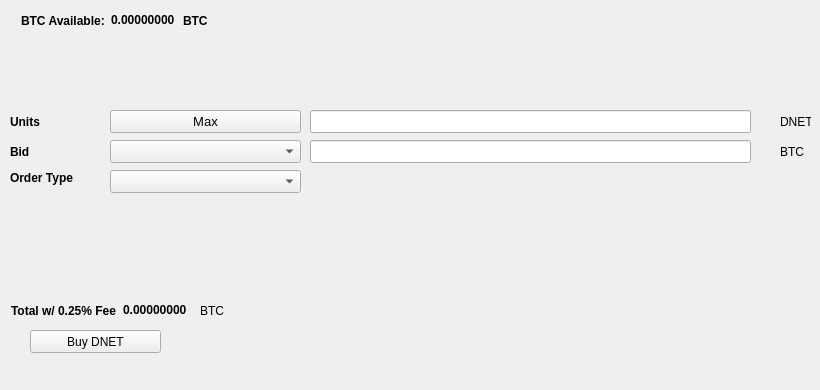
   <widget class="QWidget" name="BuyTab">
    <attribute name="title">
     <string>Buy</string>
    </attribute>
    <widget class="QPushButton" name="BuyDNET">
     <property name="geometry">
      <rect>
       <x>30</x>
       <y>330</y>
       <width>131</width>
       <height>23</height>
      </rect>
     </property>
     <property name="text">
      <string>Buy DNET</string>
     </property>
     <property name="icon">
      <iconset resource="../pivx.qrc">
       <normaloff>:/icons/bitcoin</normaloff>:/icons/bitcoin</iconset>
     </property>
    </widget>
    <widget class="QLabel" name="label_3">
     <property name="geometry">
      <rect>
       <x>10</x>
       <y>110</y>
       <width>46</width>
       <height>23</height>
      </rect>
     </property>
     <property name="font">
      <font>
       <weight>75</weight>
       <bold>true</bold>
      </font>
     </property>
     <property name="text">
      <string>Units</string>
     </property>
    </widget>
    <widget class="QLineEdit" name="UnitsInput">
     <property name="geometry">
      <rect>
       <x>310</x>
       <y>110</y>
       <width>441</width>
       <height>23</height>
      </rect>
     </property>
     <property name="font">
      <font>
       <pointsize>9</pointsize>
       <weight>75</weight>
       <bold>true</bold>
      </font>
     </property>
    </widget>
    <widget class="QLineEdit" name="BuyBidPriceEdit">
     <property name="geometry">
      <rect>
       <x>310</x>
       <y>140</y>
       <width>441</width>
       <height>23</height>
      </rect>
     </property>
     <property name="font">
      <font>
       <pointsize>9</pointsize>
       <weight>75</weight>
       <bold>true</bold>
      </font>
     </property>
    </widget>
    <widget class="QLabel" name="label_4">
     <property name="geometry">
      <rect>
       <x>780</x>
       <y>110</y>
       <width>31</width>
       <height>23</height>
      </rect>
     </property>
     <property name="text">
      <string>DNET</string>
     </property>
    </widget>
    <widget class="QLabel" name="label_5">
     <property name="geometry">
      <rect>
       <x>780</x>
       <y>140</y>
       <width>31</width>
       <height>23</height>
      </rect>
     </property>
     <property name="text">
      <string>BTC</string>
     </property>
    </widget>
    <widget class="QLabel" name="label_6">
     <property name="geometry">
      <rect>
       <x>10</x>
       <y>140</y>
       <width>46</width>
       <height>23</height>
      </rect>
     </property>
     <property name="font">
      <font>
       <weight>75</weight>
       <bold>true</bold>
      </font>
     </property>
     <property name="text">
      <string>Bid</string>
     </property>
    </widget>
    <widget class="QLabel" name="label_7">
     <property name="geometry">
      <rect>
       <x>10</x>
       <y>170</y>
       <width>91</width>
       <height>16</height>
      </rect>
     </property>
     <property name="font">
      <font>
       <weight>75</weight>
       <bold>true</bold>
      </font>
     </property>
     <property name="text">
      <string>Order Type</string>
     </property>
    </widget>
    <widget class="QPushButton" name="Buy_Max_Amount">
     <property name="geometry">
      <rect>
       <x>110</x>
       <y>110</y>
       <width>191</width>
       <height>23</height>
      </rect>
     </property>
     <property name="font">
      <font>
       <pointsize>10</pointsize>
      </font>
     </property>
     <property name="text">
      <string>Max</string>
     </property>
    </widget>
    <widget class="QComboBox" name="BuyBidcomboBox">
     <property name="geometry">
      <rect>
       <x>110</x>
       <y>140</y>
       <width>191</width>
       <height>23</height>
      </rect>
     </property>
     <property name="font">
      <font>
       <pointsize>10</pointsize>
      </font>
     </property>
    </widget>
    <widget class="QComboBox" name="buyOrdertypeCombo">
     <property name="geometry">
      <rect>
       <x>110</x>
       <y>170</y>
       <width>191</width>
       <height>23</height>
      </rect>
     </property>
     <property name="font">
      <font>
       <pointsize>10</pointsize>
      </font>
     </property>
    </widget>
    <widget class="QWidget" name="layoutWidget1">
     <property name="geometry">
      <rect>
       <x>21</x>
       <y>11</y>
       <width>227</width>
       <height>19</height>
      </rect>
     </property>
     <layout class="QHBoxLayout" name="horizontalLayout_3">
      <item>
       <widget class="QLabel" name="label232">
        <property name="font">
         <font>
          <weight>75</weight>
          <bold>true</bold>
         </font>
        </property>
        <property name="text">
         <string>BTC Available:</string>
        </property>
       </widget>
      </item>
      <item>
       <widget class="QLabel" name="BtcAvailableLbl">
        <property name="palette">
         <palette>
          <active>
           <colorrole role="WindowText">
            <brush brushstyle="SolidPattern">
             <color alpha="255">
              <red>0</red>
              <green>0</green>
              <blue>0</blue>
             </color>
            </brush>
           </colorrole>
           <colorrole role="Button">
            <brush brushstyle="SolidPattern">
             <color alpha="255">
              <red>0</red>
              <green>170</green>
              <blue>0</blue>
             </color>
            </brush>
           </colorrole>
           <colorrole role="Light">
            <brush brushstyle="SolidPattern">
             <color alpha="255">
              <red>0</red>
              <green>255</green>
              <blue>0</blue>
             </color>
            </brush>
           </colorrole>
           <colorrole role="Midlight">
            <brush brushstyle="SolidPattern">
             <color alpha="255">
              <red>0</red>
              <green>212</green>
              <blue>0</blue>
             </color>
            </brush>
           </colorrole>
           <colorrole role="Dark">
            <brush brushstyle="SolidPattern">
             <color alpha="255">
              <red>0</red>
              <green>85</green>
              <blue>0</blue>
             </color>
            </brush>
           </colorrole>
           <colorrole role="Mid">
            <brush brushstyle="SolidPattern">
             <color alpha="255">
              <red>0</red>
              <green>113</green>
              <blue>0</blue>
             </color>
            </brush>
           </colorrole>
           <colorrole role="Text">
            <brush brushstyle="SolidPattern">
             <color alpha="255">
              <red>0</red>
              <green>170</green>
              <blue>0</blue>
             </color>
            </brush>
           </colorrole>
           <colorrole role="BrightText">
            <brush brushstyle="SolidPattern">
             <color alpha="255">
              <red>255</red>
              <green>255</green>
              <blue>255</blue>
             </color>
            </brush>
           </colorrole>
           <colorrole role="ButtonText">
            <brush brushstyle="SolidPattern">
             <color alpha="255">
              <red>0</red>
              <green>0</green>
              <blue>0</blue>
             </color>
            </brush>
           </colorrole>
           <colorrole role="Base">
            <brush brushstyle="SolidPattern">
             <color alpha="255">
              <red>255</red>
              <green>255</green>
              <blue>255</blue>
             </color>
            </brush>
           </colorrole>
           <colorrole role="Window">
            <brush brushstyle="SolidPattern">
             <color alpha="255">
              <red>0</red>
              <green>170</green>
              <blue>0</blue>
             </color>
            </brush>
           </colorrole>
           <colorrole role="Shadow">
            <brush brushstyle="SolidPattern">
             <color alpha="255">
              <red>0</red>
              <green>0</green>
              <blue>0</blue>
             </color>
            </brush>
           </colorrole>
           <colorrole role="AlternateBase">
            <brush brushstyle="SolidPattern">
             <color alpha="255">
              <red>127</red>
              <green>212</green>
              <blue>127</blue>
             </color>
            </brush>
           </colorrole>
           <colorrole role="ToolTipBase">
            <brush brushstyle="SolidPattern">
             <color alpha="255">
              <red>255</red>
              <green>255</green>
              <blue>220</blue>
             </color>
            </brush>
           </colorrole>
           <colorrole role="ToolTipText">
            <brush brushstyle="SolidPattern">
             <color alpha="255">
              <red>0</red>
              <green>0</green>
              <blue>0</blue>
             </color>
            </brush>
           </colorrole>
          </active>
          <inactive>
           <colorrole role="WindowText">
            <brush brushstyle="SolidPattern">
             <color alpha="255">
              <red>0</red>
              <green>0</green>
              <blue>0</blue>
             </color>
            </brush>
           </colorrole>
           <colorrole role="Button">
            <brush brushstyle="SolidPattern">
             <color alpha="255">
              <red>0</red>
              <green>170</green>
              <blue>0</blue>
             </color>
            </brush>
           </colorrole>
           <colorrole role="Light">
            <brush brushstyle="SolidPattern">
             <color alpha="255">
              <red>0</red>
              <green>255</green>
              <blue>0</blue>
             </color>
            </brush>
           </colorrole>
           <colorrole role="Midlight">
            <brush brushstyle="SolidPattern">
             <color alpha="255">
              <red>0</red>
              <green>212</green>
              <blue>0</blue>
             </color>
            </brush>
           </colorrole>
           <colorrole role="Dark">
            <brush brushstyle="SolidPattern">
             <color alpha="255">
              <red>0</red>
              <green>85</green>
              <blue>0</blue>
             </color>
            </brush>
           </colorrole>
           <colorrole role="Mid">
            <brush brushstyle="SolidPattern">
             <color alpha="255">
              <red>0</red>
              <green>113</green>
              <blue>0</blue>
             </color>
            </brush>
           </colorrole>
           <colorrole role="Text">
            <brush brushstyle="SolidPattern">
             <color alpha="255">
              <red>0</red>
              <green>170</green>
              <blue>0</blue>
             </color>
            </brush>
           </colorrole>
           <colorrole role="BrightText">
            <brush brushstyle="SolidPattern">
             <color alpha="255">
              <red>255</red>
              <green>255</green>
              <blue>255</blue>
             </color>
            </brush>
           </colorrole>
           <colorrole role="ButtonText">
            <brush brushstyle="SolidPattern">
             <color alpha="255">
              <red>0</red>
              <green>0</green>
              <blue>0</blue>
             </color>
            </brush>
           </colorrole>
           <colorrole role="Base">
            <brush brushstyle="SolidPattern">
             <color alpha="255">
              <red>255</red>
              <green>255</green>
              <blue>255</blue>
             </color>
            </brush>
           </colorrole>
           <colorrole role="Window">
            <brush brushstyle="SolidPattern">
             <color alpha="255">
              <red>0</red>
              <green>170</green>
              <blue>0</blue>
             </color>
            </brush>
           </colorrole>
           <colorrole role="Shadow">
            <brush brushstyle="SolidPattern">
             <color alpha="255">
              <red>0</red>
              <green>0</green>
              <blue>0</blue>
             </color>
            </brush>
           </colorrole>
           <colorrole role="AlternateBase">
            <brush brushstyle="SolidPattern">
             <color alpha="255">
              <red>127</red>
              <green>212</green>
              <blue>127</blue>
             </color>
            </brush>
           </colorrole>
           <colorrole role="ToolTipBase">
            <brush brushstyle="SolidPattern">
             <color alpha="255">
              <red>255</red>
              <green>255</green>
              <blue>220</blue>
             </color>
            </brush>
           </colorrole>
           <colorrole role="ToolTipText">
            <brush brushstyle="SolidPattern">
             <color alpha="255">
              <red>0</red>
              <green>0</green>
              <blue>0</blue>
             </color>
            </brush>
           </colorrole>
          </inactive>
          <disabled>
           <colorrole role="WindowText">
            <brush brushstyle="SolidPattern">
             <color alpha="255">
              <red>0</red>
              <green>85</green>
              <blue>0</blue>
             </color>
            </brush>
           </colorrole>
           <colorrole role="Button">
            <brush brushstyle="SolidPattern">
             <color alpha="255">
              <red>0</red>
              <green>170</green>
              <blue>0</blue>
             </color>
            </brush>
           </colorrole>
           <colorrole role="Light">
            <brush brushstyle="SolidPattern">
             <color alpha="255">
              <red>0</red>
              <green>255</green>
              <blue>0</blue>
             </color>
            </brush>
           </colorrole>
           <colorrole role="Midlight">
            <brush brushstyle="SolidPattern">
             <color alpha="255">
              <red>0</red>
              <green>212</green>
              <blue>0</blue>
             </color>
            </brush>
           </colorrole>
           <colorrole role="Dark">
            <brush brushstyle="SolidPattern">
             <color alpha="255">
              <red>0</red>
              <green>85</green>
              <blue>0</blue>
             </color>
            </brush>
           </colorrole>
           <colorrole role="Mid">
            <brush brushstyle="SolidPattern">
             <color alpha="255">
              <red>0</red>
              <green>113</green>
              <blue>0</blue>
             </color>
            </brush>
           </colorrole>
           <colorrole role="Text">
            <brush brushstyle="SolidPattern">
             <color alpha="255">
              <red>0</red>
              <green>85</green>
              <blue>0</blue>
             </color>
            </brush>
           </colorrole>
           <colorrole role="BrightText">
            <brush brushstyle="SolidPattern">
             <color alpha="255">
              <red>255</red>
              <green>255</green>
              <blue>255</blue>
             </color>
            </brush>
           </colorrole>
           <colorrole role="ButtonText">
            <brush brushstyle="SolidPattern">
             <color alpha="255">
              <red>0</red>
              <green>85</green>
              <blue>0</blue>
             </color>
            </brush>
           </colorrole>
           <colorrole role="Base">
            <brush brushstyle="SolidPattern">
             <color alpha="255">
              <red>0</red>
              <green>170</green>
              <blue>0</blue>
             </color>
            </brush>
           </colorrole>
           <colorrole role="Window">
            <brush brushstyle="SolidPattern">
             <color alpha="255">
              <red>0</red>
              <green>170</green>
              <blue>0</blue>
             </color>
            </brush>
           </colorrole>
           <colorrole role="Shadow">
            <brush brushstyle="SolidPattern">
             <color alpha="255">
              <red>0</red>
              <green>0</green>
              <blue>0</blue>
             </color>
            </brush>
           </colorrole>
           <colorrole role="AlternateBase">
            <brush brushstyle="SolidPattern">
             <color alpha="255">
              <red>0</red>
              <green>170</green>
              <blue>0</blue>
             </color>
            </brush>
           </colorrole>
           <colorrole role="ToolTipBase">
            <brush brushstyle="SolidPattern">
             <color alpha="255">
              <red>255</red>
              <green>255</green>
              <blue>220</blue>
             </color>
            </brush>
           </colorrole>
           <colorrole role="ToolTipText">
            <brush brushstyle="SolidPattern">
             <color alpha="255">
              <red>0</red>
              <green>0</green>
              <blue>0</blue>
             </color>
            </brush>
           </colorrole>
          </disabled>
         </palette>
        </property>
        <property name="font">
         <font>
          <weight>75</weight>
          <bold>true</bold>
         </font>
        </property>
        <property name="text">
         <string>0.00000000</string>
        </property>
        <property name="textInteractionFlags">
         <set>Qt::LinksAccessibleByMouse|Qt::TextSelectableByKeyboard|Qt::TextSelectableByMouse</set>
        </property>
       </widget>
      </item>
      <item>
       <widget class="QLabel" name="BtcAvailableLbl_2">
        <property name="font">
         <font>
          <weight>75</weight>
          <bold>true</bold>
         </font>
        </property>
        <property name="text">
         <string>BTC</string>
        </property>
       </widget>
      </item>
     </layout>
    </widget>
    <widget class="QWidget" name="layoutWidge2">
     <property name="geometry">
      <rect>
       <x>11</x>
       <y>301</y>
       <width>259</width>
       <height>19</height>
      </rect>
     </property>
     <layout class="QHBoxLayout" name="horizontalLayout_4">
      <item>
       <widget class="QLabel" name="label_9">
        <property name="font">
         <font>
          <weight>75</weight>
          <bold>true</bold>
         </font>
        </property>
        <property name="text">
         <string>Total w/ 0.25% Fee</string>
        </property>
       </widget>
      </item>
      <item>
       <widget class="QLabel" name="BuyCostLabel">
        <property name="palette">
         <palette>
          <active>
           <colorrole role="WindowText">
            <brush brushstyle="SolidPattern">
             <color alpha="255">
              <red>0</red>
              <green>0</green>
              <blue>0</blue>
             </color>
            </brush>
           </colorrole>
           <colorrole role="Button">
            <brush brushstyle="SolidPattern">
             <color alpha="255">
              <red>0</red>
              <green>170</green>
              <blue>0</blue>
             </color>
            </brush>
           </colorrole>
           <colorrole role="Light">
            <brush brushstyle="SolidPattern">
             <color alpha="255">
              <red>0</red>
              <green>255</green>
              <blue>0</blue>
             </color>
            </brush>
           </colorrole>
           <colorrole role="Midlight">
            <brush brushstyle="SolidPattern">
             <color alpha="255">
              <red>0</red>
              <green>212</green>
              <blue>0</blue>
             </color>
            </brush>
           </colorrole>
           <colorrole role="Dark">
            <brush brushstyle="SolidPattern">
             <color alpha="255">
              <red>0</red>
              <green>85</green>
              <blue>0</blue>
             </color>
            </brush>
           </colorrole>
           <colorrole role="Mid">
            <brush brushstyle="SolidPattern">
             <color alpha="255">
              <red>0</red>
              <green>113</green>
              <blue>0</blue>
             </color>
            </brush>
           </colorrole>
           <colorrole role="Text">
            <brush brushstyle="SolidPattern">
             <color alpha="255">
              <red>0</red>
              <green>170</green>
              <blue>0</blue>
             </color>
            </brush>
           </colorrole>
           <colorrole role="BrightText">
            <brush brushstyle="SolidPattern">
             <color alpha="255">
              <red>255</red>
              <green>255</green>
              <blue>255</blue>
             </color>
            </brush>
           </colorrole>
           <colorrole role="ButtonText">
            <brush brushstyle="SolidPattern">
             <color alpha="255">
              <red>0</red>
              <green>0</green>
              <blue>0</blue>
             </color>
            </brush>
           </colorrole>
           <colorrole role="Base">
            <brush brushstyle="SolidPattern">
             <color alpha="255">
              <red>255</red>
              <green>255</green>
              <blue>255</blue>
             </color>
            </brush>
           </colorrole>
           <colorrole role="Window">
            <brush brushstyle="SolidPattern">
             <color alpha="255">
              <red>0</red>
              <green>170</green>
              <blue>0</blue>
             </color>
            </brush>
           </colorrole>
           <colorrole role="Shadow">
            <brush brushstyle="SolidPattern">
             <color alpha="255">
              <red>0</red>
              <green>0</green>
              <blue>0</blue>
             </color>
            </brush>
           </colorrole>
           <colorrole role="AlternateBase">
            <brush brushstyle="SolidPattern">
             <color alpha="255">
              <red>127</red>
              <green>212</green>
              <blue>127</blue>
             </color>
            </brush>
           </colorrole>
           <colorrole role="ToolTipBase">
            <brush brushstyle="SolidPattern">
             <color alpha="255">
              <red>255</red>
              <green>255</green>
              <blue>220</blue>
             </color>
            </brush>
           </colorrole>
           <colorrole role="ToolTipText">
            <brush brushstyle="SolidPattern">
             <color alpha="255">
              <red>0</red>
              <green>0</green>
              <blue>0</blue>
             </color>
            </brush>
           </colorrole>
          </active>
          <inactive>
           <colorrole role="WindowText">
            <brush brushstyle="SolidPattern">
             <color alpha="255">
              <red>0</red>
              <green>0</green>
              <blue>0</blue>
             </color>
            </brush>
           </colorrole>
           <colorrole role="Button">
            <brush brushstyle="SolidPattern">
             <color alpha="255">
              <red>0</red>
              <green>170</green>
              <blue>0</blue>
             </color>
            </brush>
           </colorrole>
           <colorrole role="Light">
            <brush brushstyle="SolidPattern">
             <color alpha="255">
              <red>0</red>
              <green>255</green>
              <blue>0</blue>
             </color>
            </brush>
           </colorrole>
           <colorrole role="Midlight">
            <brush brushstyle="SolidPattern">
             <color alpha="255">
              <red>0</red>
              <green>212</green>
              <blue>0</blue>
             </color>
            </brush>
           </colorrole>
           <colorrole role="Dark">
            <brush brushstyle="SolidPattern">
             <color alpha="255">
              <red>0</red>
              <green>85</green>
              <blue>0</blue>
             </color>
            </brush>
           </colorrole>
           <colorrole role="Mid">
            <brush brushstyle="SolidPattern">
             <color alpha="255">
              <red>0</red>
              <green>113</green>
              <blue>0</blue>
             </color>
            </brush>
           </colorrole>
           <colorrole role="Text">
            <brush brushstyle="SolidPattern">
             <color alpha="255">
              <red>0</red>
              <green>170</green>
              <blue>0</blue>
             </color>
            </brush>
           </colorrole>
           <colorrole role="BrightText">
            <brush brushstyle="SolidPattern">
             <color alpha="255">
              <red>255</red>
              <green>255</green>
              <blue>255</blue>
             </color>
            </brush>
           </colorrole>
           <colorrole role="ButtonText">
            <brush brushstyle="SolidPattern">
             <color alpha="255">
              <red>0</red>
              <green>0</green>
              <blue>0</blue>
             </color>
            </brush>
           </colorrole>
           <colorrole role="Base">
            <brush brushstyle="SolidPattern">
             <color alpha="255">
              <red>255</red>
              <green>255</green>
              <blue>255</blue>
             </color>
            </brush>
           </colorrole>
           <colorrole role="Window">
            <brush brushstyle="SolidPattern">
             <color alpha="255">
              <red>0</red>
              <green>170</green>
              <blue>0</blue>
             </color>
            </brush>
           </colorrole>
           <colorrole role="Shadow">
            <brush brushstyle="SolidPattern">
             <color alpha="255">
              <red>0</red>
              <green>0</green>
              <blue>0</blue>
             </color>
            </brush>
           </colorrole>
           <colorrole role="AlternateBase">
            <brush brushstyle="SolidPattern">
             <color alpha="255">
              <red>127</red>
              <green>212</green>
              <blue>127</blue>
             </color>
            </brush>
           </colorrole>
           <colorrole role="ToolTipBase">
            <brush brushstyle="SolidPattern">
             <color alpha="255">
              <red>255</red>
              <green>255</green>
              <blue>220</blue>
             </color>
            </brush>
           </colorrole>
           <colorrole role="ToolTipText">
            <brush brushstyle="SolidPattern">
             <color alpha="255">
              <red>0</red>
              <green>0</green>
              <blue>0</blue>
             </color>
            </brush>
           </colorrole>
          </inactive>
          <disabled>
           <colorrole role="WindowText">
            <brush brushstyle="SolidPattern">
             <color alpha="255">
              <red>0</red>
              <green>85</green>
              <blue>0</blue>
             </color>
            </brush>
           </colorrole>
           <colorrole role="Button">
            <brush brushstyle="SolidPattern">
             <color alpha="255">
              <red>0</red>
              <green>170</green>
              <blue>0</blue>
             </color>
            </brush>
           </colorrole>
           <colorrole role="Light">
            <brush brushstyle="SolidPattern">
             <color alpha="255">
              <red>0</red>
              <green>255</green>
              <blue>0</blue>
             </color>
            </brush>
           </colorrole>
           <colorrole role="Midlight">
            <brush brushstyle="SolidPattern">
             <color alpha="255">
              <red>0</red>
              <green>212</green>
              <blue>0</blue>
             </color>
            </brush>
           </colorrole>
           <colorrole role="Dark">
            <brush brushstyle="SolidPattern">
             <color alpha="255">
              <red>0</red>
              <green>85</green>
              <blue>0</blue>
             </color>
            </brush>
           </colorrole>
           <colorrole role="Mid">
            <brush brushstyle="SolidPattern">
             <color alpha="255">
              <red>0</red>
              <green>113</green>
              <blue>0</blue>
             </color>
            </brush>
           </colorrole>
           <colorrole role="Text">
            <brush brushstyle="SolidPattern">
             <color alpha="255">
              <red>0</red>
              <green>85</green>
              <blue>0</blue>
             </color>
            </brush>
           </colorrole>
           <colorrole role="BrightText">
            <brush brushstyle="SolidPattern">
             <color alpha="255">
              <red>255</red>
              <green>255</green>
              <blue>255</blue>
             </color>
            </brush>
           </colorrole>
           <colorrole role="ButtonText">
            <brush brushstyle="SolidPattern">
             <color alpha="255">
              <red>0</red>
              <green>85</green>
              <blue>0</blue>
             </color>
            </brush>
           </colorrole>
           <colorrole role="Base">
            <brush brushstyle="SolidPattern">
             <color alpha="255">
              <red>0</red>
              <green>170</green>
              <blue>0</blue>
             </color>
            </brush>
           </colorrole>
           <colorrole role="Window">
            <brush brushstyle="SolidPattern">
             <color alpha="255">
              <red>0</red>
              <green>170</green>
              <blue>0</blue>
             </color>
            </brush>
           </colorrole>
           <colorrole role="Shadow">
            <brush brushstyle="SolidPattern">
             <color alpha="255">
              <red>0</red>
              <green>0</green>
              <blue>0</blue>
             </color>
            </brush>
           </colorrole>
           <colorrole role="AlternateBase">
            <brush brushstyle="SolidPattern">
             <color alpha="255">
              <red>0</red>
              <green>170</green>
              <blue>0</blue>
             </color>
            </brush>
           </colorrole>
           <colorrole role="ToolTipBase">
            <brush brushstyle="SolidPattern">
             <color alpha="255">
              <red>255</red>
              <green>255</green>
              <blue>220</blue>
             </color>
            </brush>
           </colorrole>
           <colorrole role="ToolTipText">
            <brush brushstyle="SolidPattern">
             <color alpha="255">
              <red>0</red>
              <green>0</green>
              <blue>0</blue>
             </color>
            </brush>
           </colorrole>
          </disabled>
         </palette>
        </property>
        <property name="font">
         <font>
          <weight>75</weight>
          <bold>true</bold>
         </font>
        </property>
        <property name="autoFillBackground">
         <bool>false</bool>
        </property>
        <property name="text">
         <string>0.00000000</string>
        </property>
        <property name="textInteractionFlags">
         <set>Qt::LinksAccessibleByMouse|Qt::TextSelectableByMouse</set>
        </property>
       </widget>
      </item>
      <item>
       <widget class="QLabel" name="label_10">
        <property name="font">
         <font>
          <weight>50</weight>
          <bold>false</bold>
         </font>
        </property>
        <property name="text">
         <string>BTC</string>
        </property>
       </widget>
      </item>
     </layout>
    </widget>
    <widget class="QLabel" name="label_24">
     <property name="geometry">
      <rect>
       <x>460</x>
       <y>300</y>
       <width>281</width>
       <height>81</height>
      </rect>
     </property>
     <property name="text">
      <string/>
     </property>
     <property name="pixmap">
      <pixmap>:/images/bittrex</pixmap>
     </property>
    </widget>
   </widget>
